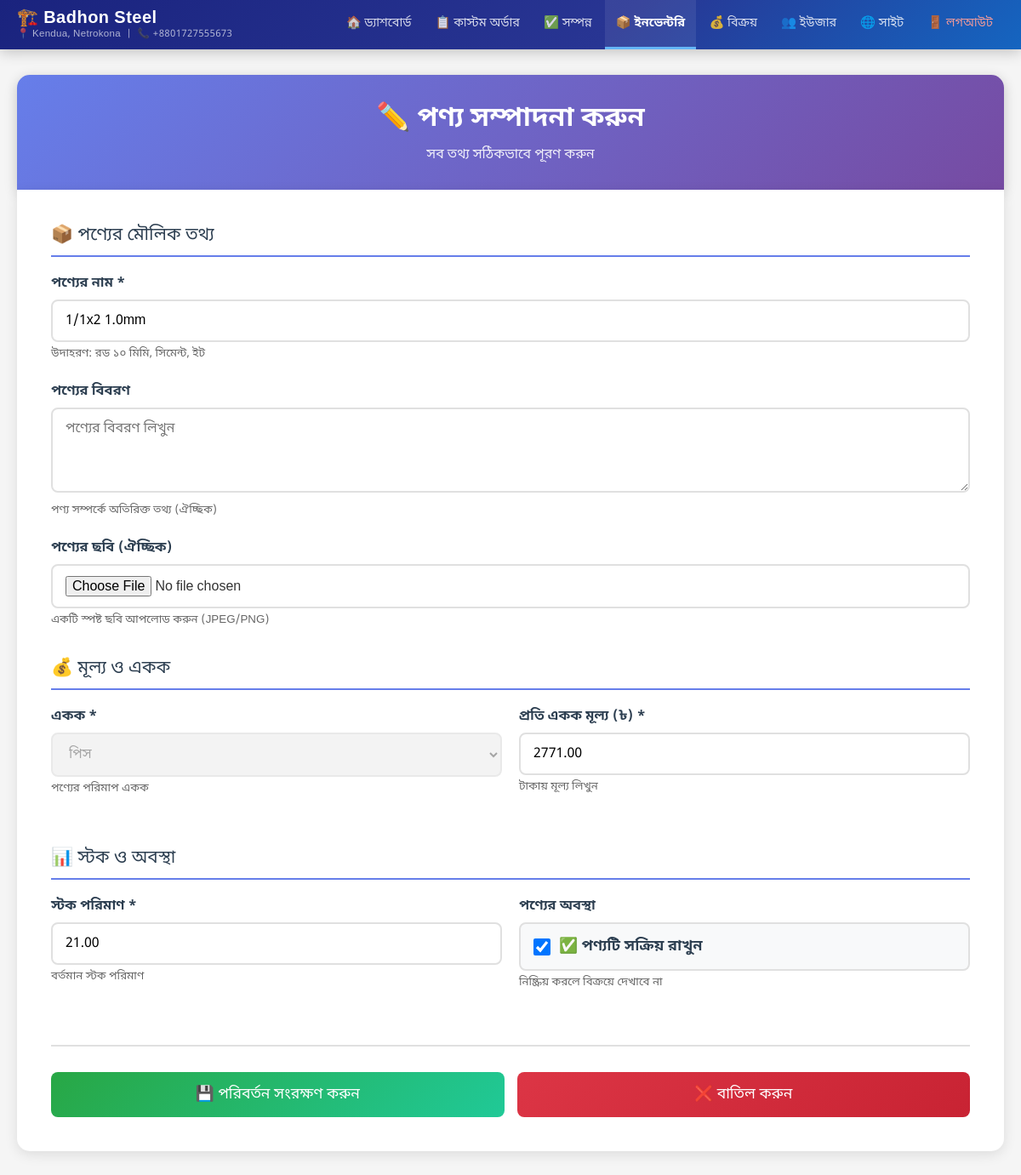
The page /admin-panel/inventory/24/edit/ (signed in) on the database as committed earlier.
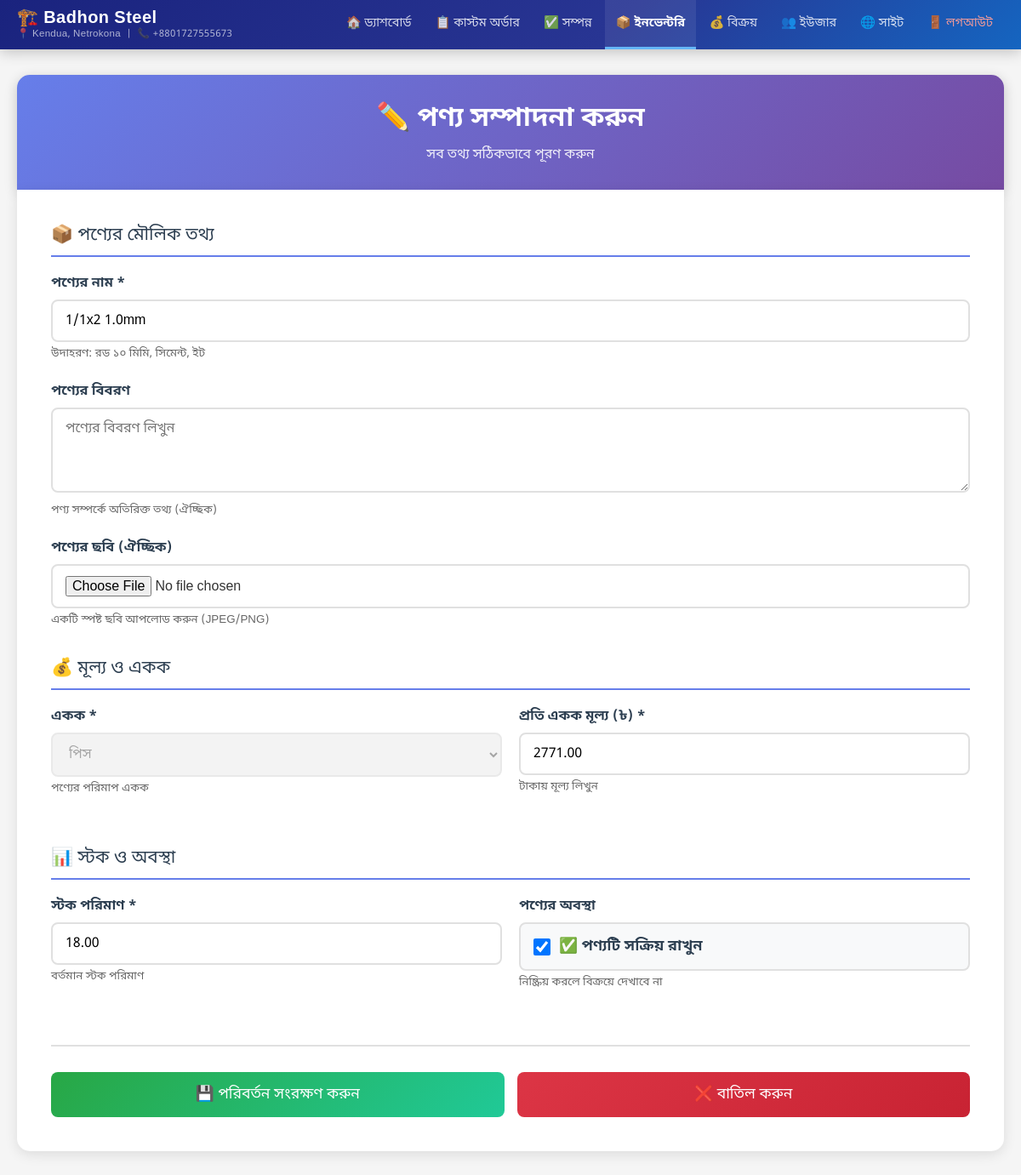
The same page on the database as committed later.
### shop/models.py (models this page shows, shortened)
class InventoryProduct(models.Model):
    UNIT_CHOICES = [
        ('piece', 'পিস'),
        ('feet', 'ফুট'),
        ('meter', 'মিটার'),
        ('ton', 'টন'),
        ('kg', 'কেজি'),
    ]
    name = models.CharField(max_length=200, verbose_name='পণ্যের নাম')
    description = models.TextField(verbose_name='বিবরণ', blank=True)
    unit = models.CharField(max_length=20, choices=UNIT_CHOICES, verbose_name='একক')
    price_per_unit = models.DecimalField(max_digits=10, decimal_places=2, verbose_name='প্রতি একক মূল্য')
    stock_quantity = models.DecimalField(max_digits=10, decimal_places=2, verbose_name='স্টক পরিমাণ', default=0)
    is_active = models.BooleanField(default=True, verbose_name='সক্রিয়')
    created_at = models.DateTimeField(auto_now_add=True, verbose_name='তৈরির তারিখ')
    updated_at = models.DateTimeField(auto_now=True, verbose_name='আপডেটের তারিখ')
    image = models.ImageField(upload_to='inventory/', blank=True, null=True, verbose_name='ছবি')
    class Meta:
        verbose_name = 'ইনভেন্টরি পণ্য'
        verbose_name_plural = 'ইনভেন্টরি পণ্যসমূহ'
        ordering = ['name']
        unique_together = [['name', 'unit']]

### shop/views.py (the view)
# urls.py: path('admin-panel/inventory/<int:pk>/edit/', views.inventory_product_edit, name='inventory_product_edit'),
@login_required
def inventory_product_edit(request, pk):
    product = get_object_or_404(InventoryProduct, pk=pk)
    if request.method == 'POST':
        form = InventoryProductForm(request.POST, request.FILES, instance=product)
        if form.is_valid():
            form.save()
            messages.success(request, '✅ পণ্য সফলভাবে আপডেট করা হয়েছে!')
            return redirect('inventory_product_list')
    else:
        form = InventoryProductForm(instance=product)
    context = {'form': form, 'product': product}
    return render(request, 'admin_panel/inventory_product_form.html', context)

### shop/templates/admin_panel/inventory_product_form.html (shortened to what this page needs)
{% extends 'admin_panel/base.html' %}
{% block content %}
<div class="product-form-container">
    <div class="form-header">
        <h2>
            {% if product %}
            ✏️ পণ্য সম্পাদনা করুন
            {% else %}
            ➕ নতুন ইনভেন্টরি পণ্য যোগ করুন
            {% endif %}
        </h2>
        <p>সব তথ্য সঠিকভাবে পূরণ করুন</p>
    </div>
    <div class="form-body">
        <form method="post" enctype="multipart/form-data">
            <div class="form-section">
                <div class="section-title">
                    📦 পণ্যের মৌলিক তথ্য
                </div>
                <div class="form-group">
                    <label>পণ্যের নাম *</label>
                    {{ form.name }}
                    <small style="color: #666; display: block; margin-top: 5px;">উদাহরণ: রড ১০ মিমি, সিমেন্ট, ইট</small>
                </div>
                <div class="form-group">
                    <label>পণ্যের বিবরণ</label>
                    {{ form.description }}
                    <small style="color: #666; display: block; margin-top: 5px;">পণ্য সম্পর্কে অতিরিক্ত তথ্য (ঐচ্ছিক)</small>
                </div>
                <div class="form-group">
                    <label>পণ্যের ছবি (ঐচ্ছিক)</label>
                    {{ form.image }}
                    <small style="color: #666; display: block; margin-top: 5px;">একটি স্পষ্ট ছবি আপলোড করুন (JPEG/PNG)</small>
                </div>
            </div>
            <div class="form-section">
                <div class="section-title">
                    💰 মূল্য ও একক
                </div>
                <div class="form-row">
                    <div class="form-group">
                        <label>একক *</label>
                        {{ form.unit }}
                        <small style="color: #666; display: block; margin-top: 5px;">পণ্যের পরিমাপ একক</small>
                    </div>
                    <div class="form-group">
                        <label>প্রতি একক মূল্য (৳) *</label>
                        {{ form.price_per_unit }}
                        <small style="color: #666; display: block; margin-top: 5px;">টাকায় মূল্য লিখুন</small>
                    </div>
                </div>
            </div>
            <div class="form-section">
                <div class="section-title">
                    📊 স্টক ও অবস্থা
                </div>
                <div class="form-row">
                    <div class="form-group">
                        <label>স্টক পরিমাণ *</label>
                        {{ form.stock_quantity }}
                        <small style="color: #666; display: block; margin-top: 5px;">বর্তমান স্টক পরিমাণ</small>
                    </div>
                    <div class="form-group">
                        <label>পণ্যের অবস্থা</label>
                        <div class="checkbox-group">
                            {{ form.is_active }}
                            <label style="margin:0; cursor:pointer; font-size:1.1rem;">✅ পণ্যটি সক্রিয় রাখুন</label>
                        </div>
                        <small style="color: #666; display: block; margin-top: 5px;">নিষ্ক্রিয় করলে বিক্রয়ে দেখাবে না</small>
                    </div>
                </div>
            </div>
            <div class="form-actions">
                <button type="submit" class="btn btn-success">
                    {% if product %}
                    💾 পরিবর্তন সংরক্ষণ করুন
                    {% else %}
                    ✅ পণ্য যোগ করুন
                    {% endif %}
                </button>
                <a href="{% url 'inventory_product_list' %}" class="btn btn-danger">❌ বাতিল করুন</a>
            </div>
        </form>
    </div>
</div>
{% endblock %}

Rows that differ between the two databases and show on the page:
changed InventoryProduct "1/1x2 1.0mm": stock_quantity "21.00" → "18.00"
